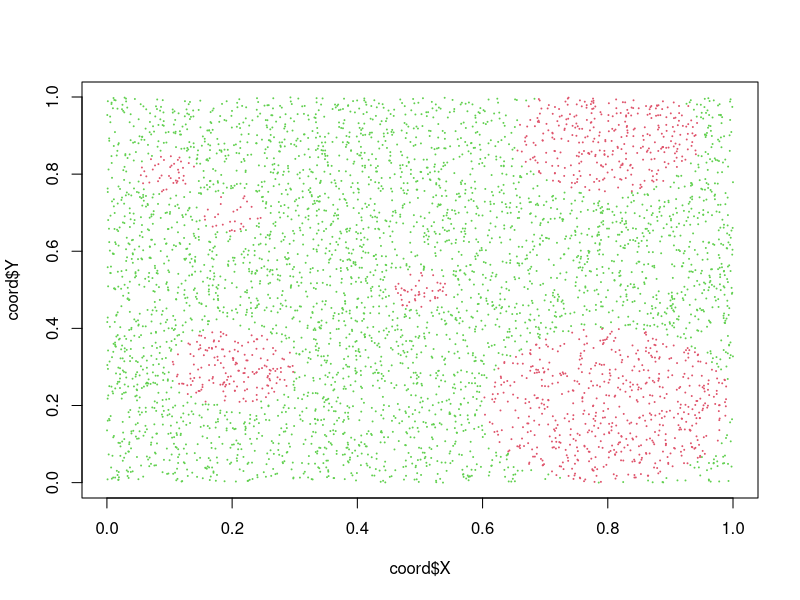
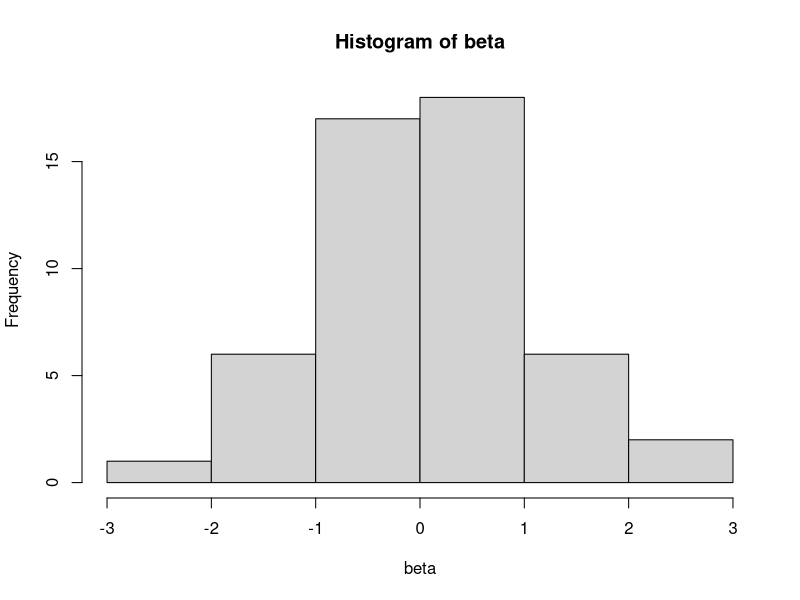
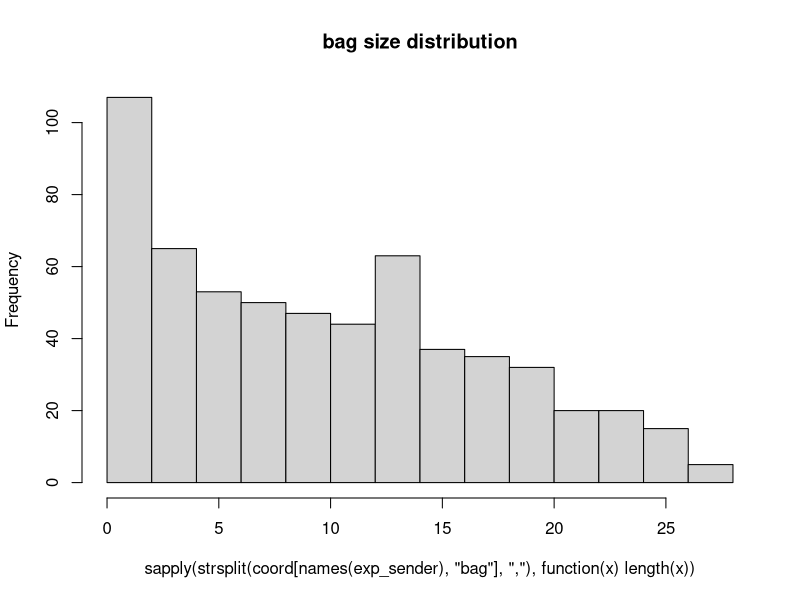
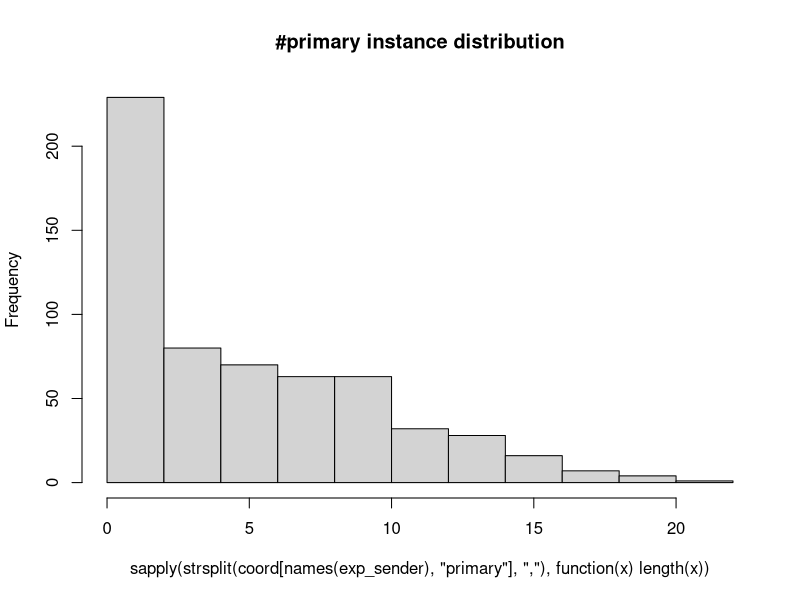

Reproduce these figures in R, in order. (Note: this script raises an error after producing the figures.)
set.seed(1)

n_cell=5000 # simulate cells
coord=as.data.frame(matrix(0,ncol=2,nrow=n_cell))
colnames(coord)=c("X","Y")
rownames(coord)=paste("cell",1:dim(coord)[1],sep="")
coord$X=runif(n_cell,0,1)
coord$Y=runif(n_cell,0,1)

coord$type="sender" # some are senders and some are receivers
coord$type[sqrt((coord$X-0.2)^2+(coord$Y-0.3)^2)<0.1]="receiver"
coord$type[sqrt((coord$X-0.8)^2+(coord$Y-0.9)^2)<0.15]="receiver"
coord$type[sqrt((coord$X-0.2)^2+(coord$Y-0.7)^2)<0.05]="receiver"
coord$type[sqrt((coord$X-0.8)^2+(coord$Y-0.2)^2)<0.2]="receiver"
coord$type[sqrt((coord$X-0.5)^2+(coord$Y-0.5)^2)<0.05]="receiver"
coord$type[sqrt((coord$X-0.1)^2+(coord$Y-0.8)^2)<0.05]="receiver"
plot(coord$X,coord$Y,cex=0.1,col=as.numeric(as.factor(coord$type))+1)

# all 50 columns (pathways) of the senders will impact the first 
# column of the receiver
n_features=50
exp_data=matrix(rnorm(n_features*dim(coord)[1]),
                ncol=n_features,nrow=dim(coord)[1])
coord$bag=""
coord$primary=""

# assume the first three pathways in senders have the strongest potential
# of impacting the first pathway in the receivers
beta=rnorm(n_features)
hist(beta)
beta[1:3]=c(5,10,-10)
exp_sender=pos_sender=list()

for (i in 1:dim(coord)[1])
{
    if (coord$type[i]=="sender") {next}
    distance=sqrt((coord$X-coord$X[i])^2+(coord$Y-coord$Y[i])^2)
    
    # define bags of instances
    keep=distance<0.05 & coord$type=="sender"
    if (sum(keep)==0) {next}
    coord$bag[i]=paste(which(keep),collapse=",")
    exp_sender[[i]]=exp_data[keep,,drop=F]
    pos_sender[[i]]=distance[keep]
    
    # define primary instances
    keep=distance<0.04 & coord$type=="sender"
    coord$primary[i]=paste(which(keep),collapse=",")
    
    # simulate receiver exp
    exp_data[i,1]=rnorm(1,0,0.1)
    if (sum(keep)==0) {next}
    exp_data[i,1]=exp_data[i,1]+sum(colSums(exp_data[keep,,drop=F])*beta)
}

# some final organizations
exp_receiver=exp_data[1:length(exp_sender),1]>0
names(exp_sender)=names(pos_sender)=
    paste("cell",1:length(exp_sender),sep="")
keep=!sapply(pos_sender,function(x) is.null(x))
exp_receiver=exp_receiver[keep]
exp_sender=exp_sender[keep]
pos_sender=pos_sender[keep]

length(exp_receiver)
hist(sapply(strsplit(coord[names(exp_sender),"bag"],","),
            function(x) length(x)),main="bag size distribution")
hist(sapply(strsplit(coord[names(exp_sender),"primary"],","),
            function(x) length(x)),main="#primary instance distribution")

save(exp_receiver,exp_sender,pos_sender,
     beta,coord,file="~/iproject/simulated.RData")
